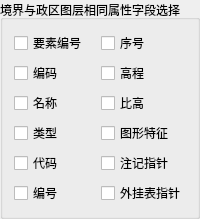
              <widget class="QGroupBox" name="groupBox_K_Field">
               <property name="minimumSize">
                <size>
                 <width>0</width>
                 <height>0</height>
                </size>
               </property>
               <property name="maximumSize">
                <size>
                 <width>16777215</width>
                 <height>16777215</height>
                </size>
               </property>
               <property name="title">
                <string>境界与政区图层相同属性字段选择</string>
               </property>
               <layout class="QGridLayout" name="gridLayout_17">
                <item row="0" column="0">
                 <widget class="QCheckBox" name="checkBox_YaoSuBianHao_K">
                  <property name="text">
                   <string>要素编号</string>
                  </property>
                 </widget>
                </item>
                <item row="0" column="1">
                 <widget class="QCheckBox" name="checkBox_XuHao_K">
                  <property name="text">
                   <string>序号</string>
                  </property>
                 </widget>
                </item>
                <item row="1" column="0">
                 <widget class="QCheckBox" name="checkBox_BianMa_K">
                  <property name="text">
                   <string>编码</string>
                  </property>
                 </widget>
                </item>
                <item row="1" column="1">
                 <widget class="QCheckBox" name="checkBox_GaoCheng_K">
                  <property name="text">
                   <string>高程</string>
                  </property>
                 </widget>
                </item>
                <item row="2" column="0">
                 <widget class="QCheckBox" name="checkBox_MingCheng_K">
                  <property name="text">
                   <string>名称</string>
                  </property>
                 </widget>
                </item>
                <item row="2" column="1">
                 <widget class="QCheckBox" name="checkBox_BiGao_K">
                  <property name="text">
                   <string>比高</string>
                  </property>
                 </widget>
                </item>
                <item row="3" column="0">
                 <widget class="QCheckBox" name="checkBox_LeiXing_K">
                  <property name="text">
                   <string>类型</string>
                  </property>
                 </widget>
                </item>
                <item row="3" column="1">
                 <widget class="QCheckBox" name="checkBox_TuXingTeZheng_K">
                  <property name="text">
                   <string>图形特征</string>
                  </property>
                 </widget>
                </item>
                <item row="4" column="0">
                 <widget class="QCheckBox" name="checkBox_DaiMa_K">
                  <property name="text">
                   <string>代码</string>
                  </property>
                 </widget>
                </item>
                <item row="4" column="1">
                 <widget class="QCheckBox" name="checkBox_ZhuJiZhiZhen_K">
                  <property name="text">
                   <string>注记指针</string>
                  </property>
                 </widget>
                </item>
                <item row="5" column="0">
                 <widget class="QCheckBox" name="checkBox_BianHao_K">
                  <property name="text">
                   <string>编号</string>
                  </property>
                 </widget>
                </item>
                <item row="5" column="1">
                 <widget class="QCheckBox" name="checkBox_WaiGuaBiaoZhiZhen_K">
                  <property name="text">
                   <string>外挂表指针</string>
                  </property>
                 </widget>
                </item>
               </layout>
              </widget>
